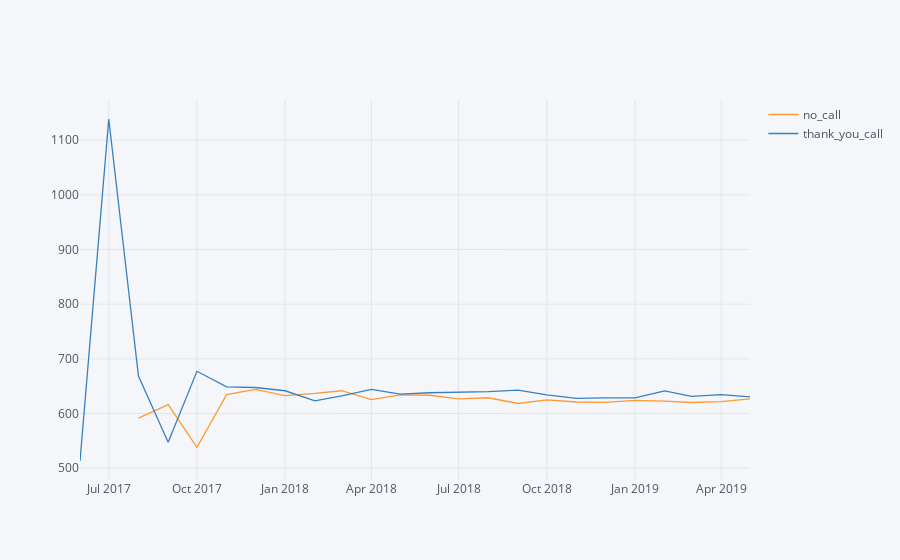

Write notebook code for a chart like this one.
### Code cell
monthlyAvgGMVperBookingRemoved = dfRemoved.pivot_table(values='Average_GMV_per_Booking',index='MONTH',columns='THANK_YOU_STATUS',aggfunc='mean')
monthlyAvgGMVperBookingRemoved.iplot()

# We can see that the June 2017 numbers were not removed, despite a large spike. 
# We will not be removing this data, as aforementioned, especially since it wasn't deemed to be an outlier.

# If more context was available on this data, we may have potentially been able to remove it.
# However, given the data available, we cannot do so.

### Figure 1 — Plotly figure (JSON) as saved in the notebook; plotly's stock layout.template omitted (floating-point values rounded to 4 significant figures)
{"data": [{"line": {"color": "rgba(255, 153, 51, 1.0)", "dash": "solid", "shape": "linear", "width": 1.3}, "mode": "lines", "name": "no_call", "text": "", "type": "scatter", "uid": "dedde564-9590-41f7-a125-ea10b0adf6dc", "x": ["2017-06-01", "2017-07-01", "2017-08-01", "2017-09-01", "2017-10-01", "2017-11-01", "2017-12-01", "2018-01-01", "2018-02-01", "2018-03-01", "2018-04-01", "2018-05-01", "2018-06-01", "2018-07-01", "2018-08-01", "2018-09-01", "2018-10-01", "2018-11-01", "2018-12-01", "2019-01-01", "2019-02-01", "2019-03-01", "2019-04-01", "2019-05-01"], "y": [1014.0, "", 591.7, 616.3, 538.1, 634.5, 644.2, 632.7, 636.7, 641.7, 625.6, 634.3, 633.4, 626.9, 628.8, 618.3, 624.9, 621.1, 620.5, 624.0, 622.6, 620.2, 621.7, 626.7]}, {"line": {"color": "rgba(55, 128, 191, 1.0)", "dash": "solid", "shape": "linear", "width": 1.3}, "mode": "lines", "name": "thank_you_call", "text": "", "type": "scatter", "uid": "d88e683f-22c3-46c4-a188-2d51ffa862c7", "x": ["2017-06-01", "2017-07-01", "2017-08-01", "2017-09-01", "2017-10-01", "2017-11-01", "2017-12-01", "2018-01-01", "2018-02-01", "2018-03-01", "2018-04-01", "2018-05-01", "2018-06-01", "2018-07-01", "2018-08-01", "2018-09-01", "2018-10-01", "2018-11-01", "2018-12-01", "2019-01-01", "2019-02-01", "2019-03-01", "2019-04-01", "2019-05-01"], "y": [513.2, 1139.0, 668.6, 547.5, 677.3, 648.7, 647.6, 641.7, 623.2, 632.4, 644.0, 635.4, 638.0, 638.4, 640.1, 642.9, 634.1, 627.6, 628.8, 628.5, 641.4, 631.5, 634.6, 630.4]}], "layout": {"legend": {"bgcolor": "#F5F6F9", "font": {"color": "#4D5663"}}, "paper_bgcolor": "#F5F6F9", "plot_bgcolor": "#F5F6F9", "title": {"font": {"color": "#4D5663"}}, "xaxis": {"gridcolor": "#E1E5ED", "showgrid": true, "tickfont": {"color": "#4D5663"}, "title": {"font": {"color": "#4D5663"}, "text": ""}, "zerolinecolor": "#E1E5ED"}, "yaxis": {"gridcolor": "#E1E5ED", "showgrid": true, "tickfont": {"color": "#4D5663"}, "title": {"font": {"color": "#4D5663"}, "text": ""}, "zerolinecolor": "#E1E5ED"}}}
